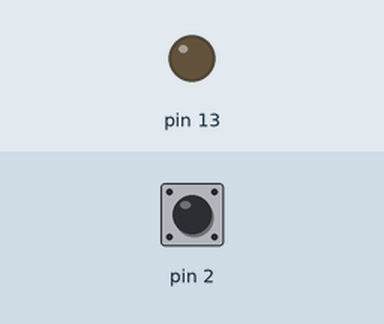
A sketch run on a simulated Arduino Uno, built with avr-gcc and run on an emulated ATmega328P. Parts: output pins drawn as LEDs (lit = HIGH). The inputs (shaded band) are chosen by the test bench; at power-on: pin 2 HIGH.

Above: at 1.2 s.
1.3 s: pin 2 pulled LOW for 0.15 s
At 2.0 s:
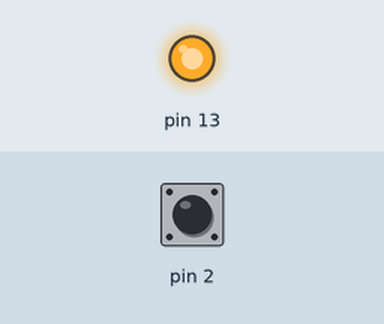
2.9 s: pin 2 pulled LOW for 1 s
At 4.4 s:
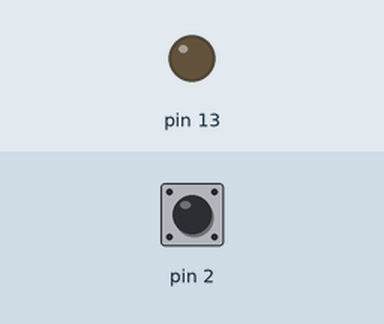
5.4 s: pin 2 pulled LOW for 3.2 s
At 9.2 s:
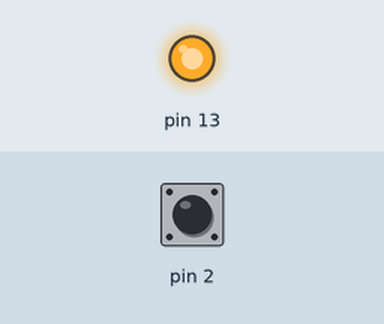
Timing chart, 0 to 10.7 s (numbered marks = the images above; inputs shaded):
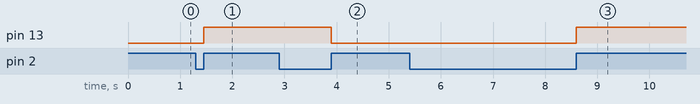

Measured:
- after the input at 1.3 s, pin 13: LOW → HIGH after 0.15 s
- after the input at 2.9 s, pin 13: HIGH → LOW after 1.0 s
- after the input at 5.4 s, pin 13: LOW → HIGH after 3.2 s

The sketch:

interruptLedica.ino
```cpp
volatile bool state;
void setup() {
  pinMode(13, OUTPUT);
  pinMode(2, INPUT_PULLUP);
  attachInterrupt(digitalPinToInterrupt(2),Ledica,RISING);
}
void Ledica(){
  digitalWrite(13,state = !state);
}

void loop() {}
```
